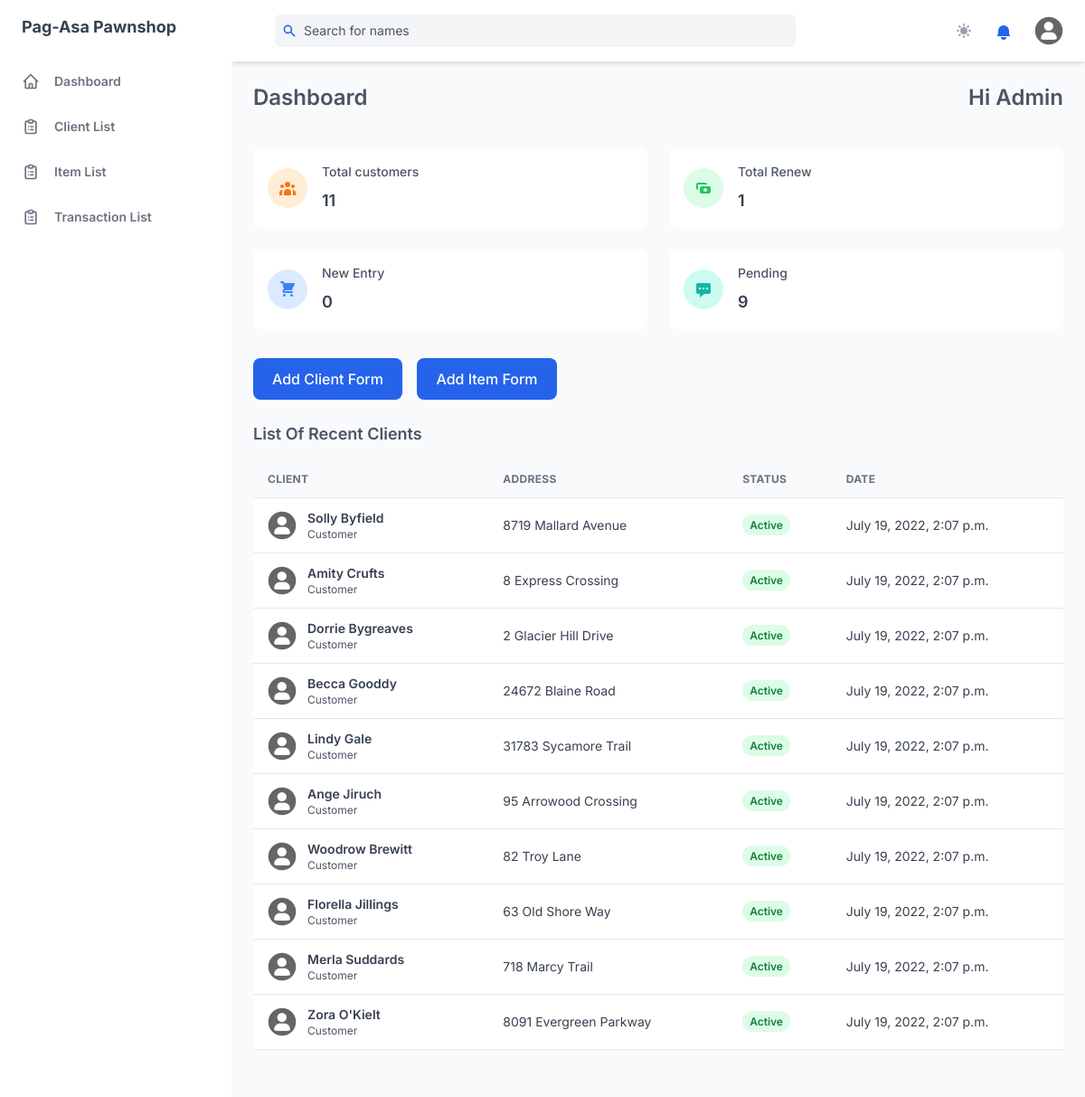
/dashboard/ (signed in), run on an earlier commit of the app's database.
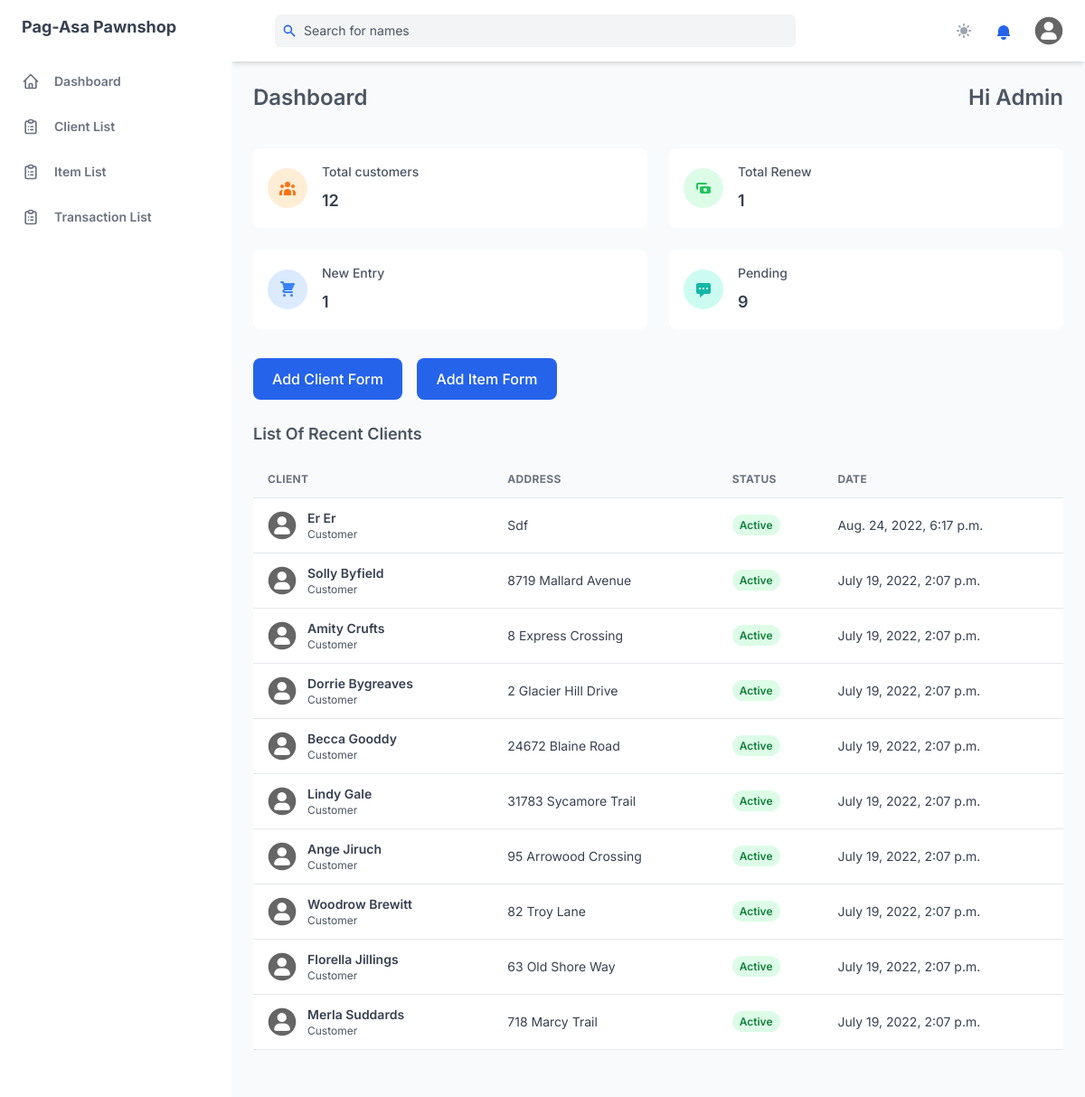
And on a later commit of the database.
### management_system/models.py (models this page shows, shortened)
class Client(models.Model):
    CLIENT_STATUS =  [
    ('active', 'Active'),
    ('inactive', 'Inactive'),
    ]
    first_name = models.CharField(max_length=255)
    last_name = models.CharField(max_length=255)
    middle_name = models.CharField(max_length=255, null=True, blank=True)
    address = models.TextField(max_length=500)
    contact_number = models.IntegerField()
    email_address = models.CharField(max_length=255, blank=True, null=True)
    status = models.CharField(max_length=10, choices=CLIENT_STATUS, default='active')
    created = models.DateTimeField(auto_now_add=True)
    updated = models.DateTimeField(auto_now=True)

### management_system/views.py (the view)
class DashboardView(LoginRequiredMixin, View):
    def get(self, request):
        clients = Client.objects.all().order_by('-created')[:10]
        count = Client.objects.all().count()
        new = Transaction.objects.filter(status='New').count()
        pending = Transaction.objects.filter(status='Pending').count()
        renew = Transaction.objects.filter(status='Renew').count()
        pending_check(Transaction)
        transaction = five_days_due_date(Transaction)
        context = {
            'clients': clients,
            'count': count,
            'new': new,
            'pending': pending,
            'total_renew': renew,
            'count_notification': len(transaction)
        }
        return render(request, 'index.html', context)

### templates/index.html
{% extends 'base.html' %}
{% block content %}
<div>
    <div id="content" class="htmx-list">
        <div class="flex justify-between">
            <h2 class="mt-6 mb-4 text-2xl font-semibold text-gray-600 dark:text-gray-300">Dashboard</h2>
            <h2 class="mt-6 mb-4 text-2xl font-semibold text-gray-600 dark:text-gray-300">Hi {{ user.username|title }}</h2>
        </div>
        {% include 'components/cards.html' %}
        {% include 'components/cta_buttons.html' %}
        {% include 'components/tables.html' %}
    </div>
</div>
{% endblock %}

### templates/base.html (shortened to what this page needs)
{% load static %}
<!DOCTYPE html>
<html :class="{'dark': dark }" x-data="data()" lang="en">
  <head>
    <link rel="stylesheet" href="{% static 'css/tailwind.output.css' %}" media="all" />
    <link rel="stylesheet" href="{% static 'css/htmx.css' %}" media="all" />
    <link rel="stylesheet" href="{% static 'css/print.css'%}" media="print">
  </head>
  <body>
    <div
      class="flex h-screen bg-gray-50 dark:bg-gray-900"
      :class="{ 'overflow-hidden': isSideMenuOpen}"
    >
      <aside
        id="desktop-sidebar"
        class="z-20 flex-shrink-0 hidden w-64 overflow-y-auto bg-white dark:bg-gray-800 md:block"
      >
        <div class="py-4 text-gray-500 dark:text-gray-400">
          <a
            class="ml-6 text-lg font-bold text-gray-700 dark:text-gray-200"
            href="{% url 'dashboard' %}"
          >
            Pag-Asa Pawnshop
          </a>
          <ul class="mt-6">
            <li class="relative px-6 py-3">
              <a
                class="inline-flex items-center w-full text-sm font-semibold transition-colors duration-150 hover:text-gray-800 dark:hover:text-gray-200"
                href="{% url 'dashboard' %}"
                hx-boost="true"
                hx-indicator="#my-indicator"
              >
                <svg
                  class="w-5 h-5"
                  aria-hidden="true"
                  fill="none"
                  stroke-linecap="round"
                  stroke-linejoin="round"
                  stroke-width="2"
                  viewBox="0 0 24 24"
                  stroke="currentColor"
                >
                  <path
                    d="M3 12l2-2m0 0l7-7 7 7M5 10v10a1 1 0 001 1h3m10-11l2 2m-2-2v10a1 1 0 01-1 1h-3m-6 0a1 1 0 001-1v-4a1 1 0 011-1h2a1 1 0 011 1v4a1 1 0 001 1m-6 0h6"
                  ></path>
                </svg>
                <span class="ml-4">Dashboard</span>
              </a>
            </li>
          </ul>
          <ul>
            <li class="relative px-6 py-3">
              <a
                class="inline-flex items-center w-full text-sm font-semibold transition-colors duration-150 hover:text-gray-800 dark:hover:text-gray-200"
                href="{% url 'all_client_list' %}"
                hx-boost="true"
                hx-indicator="#my-indicator"
              >
                <span class="ml-4">Client List</span>
              </a>
            </li>
            <li class="relative px-6 py-3">
              <a
                class="inline-flex items-center w-full text-sm font-semibold transition-colors duration-150 hover:text-gray-800 dark:hover:text-gray-200"
                href="{% url 'all_item_list' %}"
                hx-boost="true"
                hx-indicator="#my-indicator"
              >
                <span class="ml-4">Item List</span>
              </a>
            </li>
            <li class="relative px-6 py-3">
              <a
                class="inline-flex items-center w-full text-sm font-semibold transition-colors duration-150 hover:text-gray-800 dark:hover:text-gray-200"
                href="{% url 'all_transaction_list' %}"
                hx-boost="true"
                hx-indicator="#my-indicator"
              >
                <span class="ml-4">Transaction List</span>
              </a>
            </li>
          </ul>
        </div>
      </aside>
      <div id="mobile-backdrop" class="flex flex-col flex-1">
        <header id="header-hidden" class="z-10 py-4 bg-white shadow-md dark:bg-gray-800">
          <div
            class="container flex items-center justify-between h-full px-6 mx-auto text-purple-600 dark:text-purple-300"
          >
            <div id="search-bar" class="flex justify-center flex-1 lg:mr-32">
              <div
                class="relative w-full max-w-xl mr-6 focus-within:text-purple-500"
              >
              <form action="{% url 'search_result' %}" method="GET" hx-boost="true" hx-indicator="#my-indicator">
                <div class="absolute inset-y-0 flex items-center pl-2">
                  <svg
                    class="w-4 h-4 text-blue-600 dark:text-gray-400"
                    aria-hidden="true"
                    fill="currentColor"
                    viewBox="0 0 20 20"
                  >
                    <path
                      fill-rule="evenodd"
                      d="M8 4a4 4 0 100 8 4 4 0 000-8zM2 8a6 6 0 1110.89 3.476l4.817 4.817a1 1 0 01-1.414 1.414l-4.816-4.816A6 6 0 012 8z"
                      clip-rule="evenodd"
                    ></path>
                  </svg>
                </div>
                <input
                  class="w-full pl-8 pr-2 text-sm text-gray-700 placeholder-gray-600 bg-gray-100 border-0 rounded-md dark:placeholder-gray-500 dark:focus:shadow-outline-gray dark:focus:placeholder-gray-600 dark:bg-gray-700 dark:text-gray-200 focus:placeholder-gray-500 focus:bg-white focus:border-purple-300 focus:outline-none focus:shadow-outline-purple form-input"
                  type="text"
                  name="q"
                  placeholder="Search for names"
                  aria-label="Search"
                />
              </form>
              </div>
            </div>
            <ul class="flex items-center flex-shrink-0 space-x-6">
              <li class="flex">
                <button
                  class="rounded-md focus:outline-none focus:shadow-outline-purple"
                  @click="toggleTheme"
                  aria-label="Toggle color mode"
                >
                </button>
              </li>
              <li class="relative">
                <button
                  class="relative align-middle rounded-md focus:outline-none focus:shadow-outline-purple"
                  @click="toggleNotificationsMenu"
                  @keydown.escape="closeNotificationsMenu"
                  aria-label="Notifications"
                  aria-haspopup="true"
                >
                  <svg
                    class="w-5 h-5 text-blue-600 dark:text-gray-400"
                    aria-hidden="true"
                    fill="currentColor"
                    viewBox="0 0 20 20"
                  >
                    <path
                      d="M10 2a6 6 0 00-6 6v3.586l-.707.707A1 1 0 004 14h12a1 1 0 00.707-1.707L16 11.586V8a6 6 0 00-6-6zM10 18a3 3 0 01-3-3h6a3 3 0 01-3 3z"
                    ></path>
                  </svg>
                </button>
              </li>
              <li class="relative">
                <button
                  class="align-middle rounded-full focus:shadow-outline-purple focus:outline-none"
                  @click="toggleProfileMenu"
                  @keydown.escape="closeProfileMenu"
                  aria-label="Account"
                  aria-haspopup="true"
                >
                  <img
                    class="object-cover w-8 h-8 rounded-full"
                    src="{% static 'assets/img/default.png'%}"
                    alt=""
                    aria-hidden="true"
                  />
                </button>
              </li>
            </ul>
          </div>
        </header>
        <main class="h-full pb-16 overflow-y-auto">
          <div class="container relative grid px-6 mx-auto">
            {% block content %} {% endblock %}
          </div>
        </main>
      </div>
    </div>
  </body>
</html>

### templates/components/cards.html (shortened to what this page needs)
<div class="mt-6">
   <div class="grid gap-6 mb-8 md:grid-cols-2 xl:grid-cols-4">
     <div
       class="flex items-center p-4 bg-white rounded-lg shadow-xs dark:bg-gray-800"
     >
       <div
         class="p-3 mr-4 cursor-pointer text-orange-500 bg-orange-100 rounded-full dark:text-orange-100 dark:bg-orange-500"
       >
       <a href="{% url 'all_client_list' %}" hx-boost="true" hx-indicator="#my-indicator">
        </a>
       </div>
       <div>
         <p
           class="mb-2 text-sm font-medium text-gray-600 dark:text-gray-400"
         >
           Total customers
         </p>
         <p
           class="text-lg font-semibold text-gray-700 dark:text-gray-200"
         >
           {{count}}
         </p>
       </div>
     </div>
     <div
       class="flex items-center p-4 bg-white rounded-lg shadow-xs dark:bg-gray-800"
     >
       <div
         class="p-3 mr-4 cursor-pointer text-green-500 bg-green-100 rounded-full dark:text-green-100 dark:bg-green-500"
       >
       <a href="{% url 'transaction_renew_list' %}" hx-indicator="#my-indicator" hx-boost="true">
         <svg class="w-5 h-5" fill="currentColor" viewBox="0 0 20 20">
           <path
             fill-rule="evenodd"
             d="M4 4a2 2 0 00-2 2v4a2 2 0 002 2V6h10a2 2 0 00-2-2H4zm2 6a2 2 0 012-2h8a2 2 0 012 2v4a2 2 0 01-2 2H8a2 2 0 01-2-2v-4zm6 4a2 2 0 100-4 2 2 0 000 4z"
             clip-rule="evenodd"
           ></path>
         </svg>
        </a>
       </div>
       <div>
         <p
           class="mb-2 text-sm font-medium text-gray-600 dark:text-gray-400"
         >
           Total Renew
         </p>
         <p
           class="text-lg font-semibold text-gray-700 dark:text-gray-200"
         >
           {{total_renew}}
         </p>
       </div>
     </div>
     <div
       class="flex items-center p-4 bg-white rounded-lg shadow-xs dark:bg-gray-800"
     >
       <div
         class="p-3 mr-4 cursor-pointer text-blue-500 bg-blue-100 rounded-full dark:text-blue-100 dark:bg-blue-500"
       >
       <a href="{% url 'transaction_new_list' %}" hx-boost="true" hx-indicator="#my-indicator">
        </a>
       </div>
       <div>
         <p
           class="mb-2 text-sm font-medium text-gray-600 dark:text-gray-400"
         >
           New Entry
         </p>
         <p
           class="text-lg font-semibold text-gray-700 dark:text-gray-200"
         >
           {{ new }}
         </p>
       </div>
     </div>
     <div
       class="flex items-center p-4 bg-white rounded-lg shadow-xs dark:bg-gray-800"
     >
       <div
         class="p-3 mr-4 cursor-pointer text-teal-500 bg-teal-100 rounded-full dark:text-teal-100 dark:bg-teal-500"
       >
       <a href="{% url 'transaction_pending_list' %}" hx-indicator="#my-indicator" hx-boost="true">
         <svg class="w-5 h-5" fill="currentColor" viewBox="0 0 20 20">
           <path
             fill-rule="evenodd"
             d="M18 5v8a2 2 0 01-2 2h-5l-5 4v-4H4a2 2 0 01-2-2V5a2 2 0 012-2h12a2 2 0 012 2zM7 8H5v2h2V8zm2 0h2v2H9V8zm6 0h-2v2h2V8z"
             clip-rule="evenodd"
           ></path>
         </svg>
        </a>
       </div>
       <div>
         <p
           class="mb-2 text-sm font-medium text-gray-600 dark:text-gray-400"
         >
           Pending
         </p>
         <p
           class="text-lg font-semibold text-gray-700 dark:text-gray-200"
         >
           {{pending}}
         </p>
       </div>
     </div>
   </div>
</div>

### templates/components/cta_buttons.html
<div class="mb-6 space-x-3">
  <a href="{% url 'client_form' %}"
     hx-boost="true"
     hx-indicator="#my-indicator"
  >
    <button
      class="px-5 py-3 font-medium leading-5 text-white transition-colors duration-150 bg-blue-600 border border-transparent rounded-lg active:bg-blue-600 hover:bg-blue-700 focus:outline-none focus:shadow-outline-blue;"
    >
      Add Client Form
    </button>
  </a>
  <a href="{% url 'item_form' %}"
     hx-boost="true"
     hx-indicator="#my-indicator"
  >
  <button
    class="px-5 py-3 font-medium leading-5 text-white transition-colors duration-150 bg-blue-600 border border-transparent rounded-lg active:bg-blue-600 hover:bg-blue-700 focus:outline-none focus:shadow-outline-blue;"
  >
    Add Item Form
  </button>
  </a>
</div>

### templates/components/tables.html
{% load static %}
<div>
  <h4 class="mb-4 text-lg font-semibold text-gray-600 dark:text-gray-300">
    List Of Recent Clients
  </h4>
  <div class="w-full mb-8 overflow-hidden rounded-lg shadow-xs">
    <div class="w-full overflow-x-auto">
      <table class="w-full whitespace-no-wrap">
        <thead>
          <tr
            class="text-xs font-semibold tracking-wide text-left text-gray-500 uppercase border-b dark:border-gray-700 bg-gray-50 dark:text-gray-400 dark:bg-gray-800"
          >
            <th class="px-4 py-3">Client</th>
            <th class="px-4 py-3">Address</th>
            <th class="px-4 py-3">Status</th>
            <th class="px-4 py-3">Date</th>
          </tr>
        </thead>
        <tbody class="bg-white divide-y dark:divide-gray-700 dark:bg-gray-800">
            {% for client in clients %}
            <tr class="text-gray-700 dark:text-gray-400">
                <td class="px-4 py-3">
                  <div class="flex items-center text-sm">
                    <div class="relative hidden w-8 h-8 mr-3 rounded-full md:block">
                      <img
                        class="object-cover w-full h-full rounded-full"
                        src="{% static 'assets/img/default.png' %}"
                        alt=""
                        loading="lazy"
                      />
                      <div
                        class="absolute inset-0 rounded-full shadow-inner"
                        aria-hidden="true"
                      ></div>
                    </div>
                    <div>
                      <a href="{% url 'client_detail' client.pk %}" hx-boost="true" hx-indicator="#my-indicator">
                        <p class="font-semibold">{{client.first_name|title}} {{client.last_name|title}}</p>
                      </a>
                      <p class="text-xs text-gray-600 dark:text-gray-400">
                        Customer
                      </p>
                    </div>
                  </div>
                </td>
                <td class="px-4 py-3 text-sm">{{client.address|title}}</td>
                <td class="px-4 py-3 text-xs">
                  <span
                    class="px-2 py-1 font-semibold leading-tight bg-green-100 rounded-full dark:text-green-100 {% if client.status == 'active'%}text-green-700 dark:bg-green-700{% else %}text-red-600 dark:bg-red-600{% endif %}"
                  >
                    {{ client.status|title }}
                  </span>
                </td>
                <td class="px-4 py-3 text-sm">{{client.created}}</td>
              </tr>
            {% endfor %}
        </tbody>
      </table>
    </div>
    <div
      class="grid px-4 py-3 text-xs font-semibold tracking-wide text-gray-500 uppercase border-t dark:border-gray-700 bg-gray-50 sm:grid-cols-9 dark:text-gray-400 dark:bg-gray-800"
    >
    </div>
  </div>
</div>

What changed in the data, as far as the page shows it:
no longer on this page (row unchanged): Client: first_name "Zora", last_name "O'Kielt", address "8091 Evergreen Parkway", status "Active", created "July 19, 2022, 2:07 p.m."
added Client: first_name "Er", last_name "Er", address "Sdf", status "Active", created "Aug. 24, 2022, 6:17 p.m."
Also different on the page:
{{ count }}: "11" → "12"
{{ new }}: "0" → "1"
